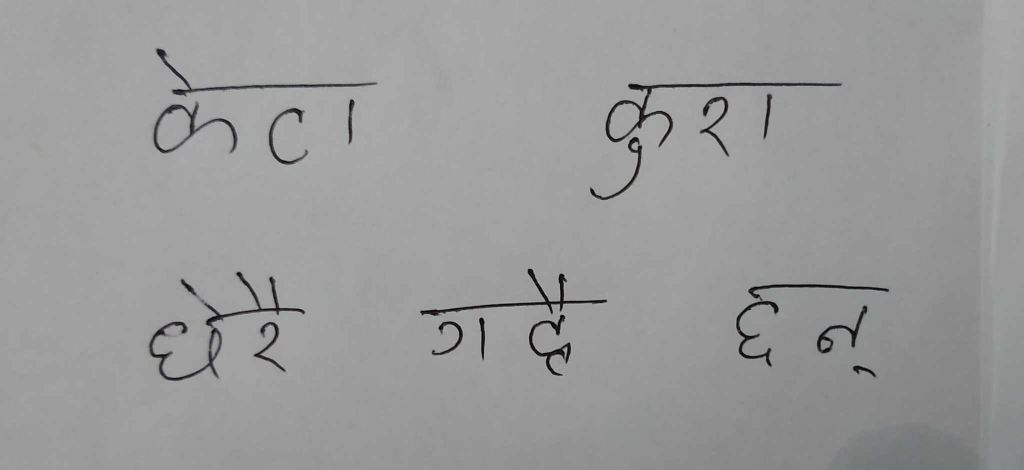
#> input picture naya_test.jpg, 2048 x 940 px (shown at 1/2 size); its folder holds only this picture in this run
$ python -i Split_Words.py   (imports and definitions only)
#> lines starting #> are read from the running program, lines starting #| are printed output that depends on the picture; after the words box and inside, x2 and y2 are one past the last pixel; in counts of white or black regions, pixels touching at a corner belong together
#> further down, picture is the input picture: shape (940, 2048, 3); mean B, G, R 154.2, 154.1, 154
import cv2
import numpy as np
import math
import matplotlib.pyplot as plt

def Sorting_Key(rect):
    global Lines, Size

    x, y, w, h = rect

    cx = x + int(w / 2)
    cy = y + int(h / 2)

    for i, (upper, lower) in enumerate(Lines):
        if not any([all([upper > y + h, lower > y + h]), all([upper < y, lower < y])]):
            return cx + ((i + 1) * Size)


def Split(Image):
    global Lines, Size

    gray = cv2.cvtColor(Image, cv2.COLOR_BGR2GRAY)

    kernel = cv2.getStructuringElement(cv2.MORPH_ELLIPSE, (25, 25))
    morph = cv2.morphologyEx(gray, cv2.MORPH_CLOSE, kernel)

    for i in range(morph.shape[0]):
        for j in range(morph.shape[1]):
            if not morph[i][j]:
                morph[i][j] = 1

    div = gray / morph
    gray = np.array(cv2.normalize(div, div, 0, 255, cv2.NORM_MINMAX), np.uint8)

    _, thresh = cv2.threshold(gray, 180, 255, cv2.THRESH_BINARY_INV)
#> thresh: shape (940, 2048); 2.1% white; 21 white regions (2 under 20 px), largest, box (x1, y1, x2, y2) and area: (298, 544, 610, 762) 6283, (1211, 165, 1684, 295) 5659, (1472, 568, 1778, 734) 4164

    kernel = cv2.getStructuringElement(cv2.MORPH_RECT, (3, 3))
    thresh = cv2.morphologyEx(thresh, cv2.MORPH_DILATE, kernel, iterations=1)
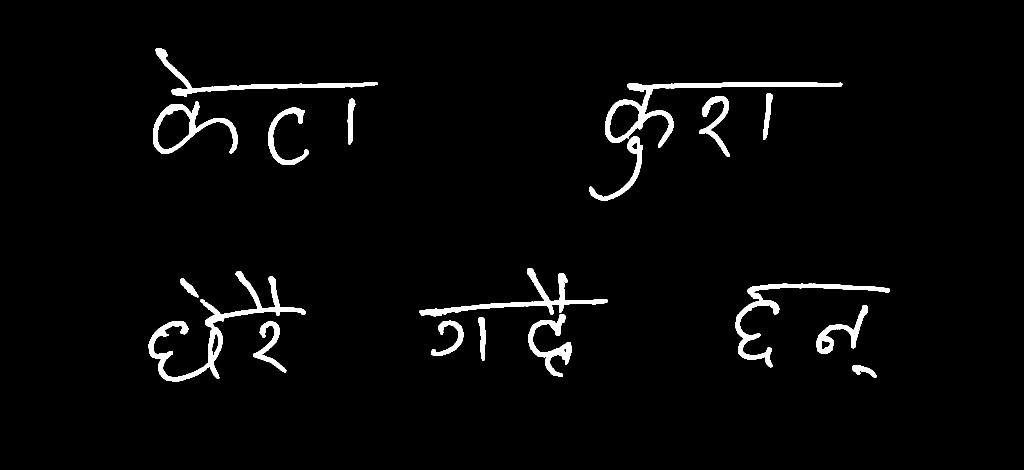
#> thresh: shape (940, 2048) (shown at 1/2 size); 2.9% white; 18 white regions

    contours, _ = cv2.findContours(
        thresh, cv2.RETR_EXTERNAL, cv2.CHAIN_APPROX_NONE)
#> contours = 18 contours; largest, box (x1, y1, x2, y2) and area: (1210, 164, 1685, 296) 9654, (297, 543, 611, 763) 8094, (306, 203, 476, 308) 7570, (1471, 567, 1779, 735) 5053, (839, 536, 1216, 633) 4620

    i = 0
    contours = list(contours)
    Length = len(contours)
#> Length = 18
    while i < Length:
        x, y, w, h = cv2.boundingRect(contours[i])

        if w * h <= 100:
            del contours[i]
            i -= 1
            Length -= 1
        i += 1
#> this loop made 18 passes
#> (x, y, w, h) on passes 1 to 12: (1705, 730, 48, 26), (506, 643, 67, 102), (862, 641, 65, 71), (957, 634, 14, 88), (1057, 628, 86, 125), (1633, 610, 103, 98), (1471, 567, 308, 168), (360, 557, 37, 38), (297, 543, 314, 220), (839, 536, 377, 97), (1179, 273, 107, 128), (537, 215, 80, 115)
#> after the loop, Length = 18; i = 18

    h_proj = np.sum(thresh, axis=1)
#> h_proj = 940 values, max 183600 at index 172, min 0 at index 0, mean 14960.4

    upper = None
    lower = None
    Lines = []
    for i in range(h_proj.shape[0]):
        proj = h_proj[i]

        if proj != 0 and upper == None:
            upper = i
        elif proj == 0 and upper != None and lower == None:
            lower = i
            if lower - upper >= 30:
                Lines.append([upper, lower])
            upper = None
            lower = None
#> this loop made 940 passes
#> proj on passes 1 to 12: 0, 0, 0, 0, 0, 0, 0, 0, 0, 0, 0, 0
#> after the loop, Lines = [[96, 401], [536, 763]]

    if upper:
        Lines.append([upper, h_proj.shape[0] - 1])

    Size = thresh.shape[1]
#> Size = 2048

    bounding_rects = []
    for contour in contours:
        x, y, w, h = cv2.boundingRect(contour)
        x -= 20
        y -=20
        w+=20
        h+=20

        for upper, lower in Lines:
            if not any([all([upper > y + h, lower > y + h]), all([upper < y, lower < y])]):
                bounding_rects.append([x, y, w, h])
#> this loop made 18 passes
#> (x, y, w, h) on passes 1 to 12: (1685, 710, 68, 46), (486, 623, 87, 122), (842, 621, 85, 91), (937, 614, 34, 108), (1037, 608, 106, 145), (1613, 590, 123, 118), (1451, 547, 328, 188), (340, 537, 57, 58), (277, 523, 334, 240), (819, 516, 397, 117), (1159, 253, 127, 148), (517, 195, 100, 135)
#> after the loop, bounding_rects = 18 items, first 6: [1685, 710, 68, 46], [486, 623, 87, 122], [842, 621, 85, 91], [937, 614, 34, 108], [1037, 608, 106, 145], [1613, 590, 123, 118]

    i = 0
    Length = len(bounding_rects)
    while i < Length:
        x, y, w, h = bounding_rects[i]
        j = 0

        while j < Length:
            distancex = abs(
                bounding_rects[j][0] - (bounding_rects[i][0] + bounding_rects[i][2]))
            distancey = abs(
                bounding_rects[j][1] - (bounding_rects[i][1] + bounding_rects[i][3]))

            threshx = max(abs(bounding_rects[j][0] - (bounding_rects[i][0] + bounding_rects[i][2])),
                          abs(bounding_rects[j][0] - bounding_rects[i][0]),
                          abs((
                              bounding_rects[j][0] + bounding_rects[j][2]) - bounding_rects[i][0]),
                          abs((bounding_rects[j][0] + bounding_rects[j][2]) - (bounding_rects[i][0] + bounding_rects[i][2])))

            threshy = max(abs(bounding_rects[j][1] - (bounding_rects[i][1] + bounding_rects[i][3])),
                          abs(bounding_rects[j][1] - bounding_rects[i][1]),
                          abs((
                              bounding_rects[j][1] + bounding_rects[j][3]) - bounding_rects[i][1]),
                          abs((bounding_rects[j][1] + bounding_rects[j][3]) - (bounding_rects[i][1] + bounding_rects[i][3])))

            if i != j and any([all([not any([all([bounding_rects[j][1] > y + h, bounding_rects[j][1] + bounding_rects[j][3] > y + h]), all([bounding_rects[j][1] < y, bounding_rects[j][1] + bounding_rects[j][3] < y])]),
                                   not any([all([bounding_rects[j][0] > x + w, bounding_rects[j][0] + bounding_rects[j][2] > x + w]), all([bounding_rects[j][0] < x, bounding_rects[j][0] + bounding_rects[j][2] < x])])]),
                              all([distancex <= 10, bounding_rects[i][3] + bounding_rects[j][3] + 10 >= threshy]), all([bounding_rects[i][2] + bounding_rects[j][2] + 10 >= threshx, distancey <= 10])]):

                x = min(bounding_rects[i][0], bounding_rects[j][0])
                w = max(bounding_rects[i][0] + bounding_rects[i][2],
                        bounding_rects[j][0] + bounding_rects[j][2]) - x
                y = min(bounding_rects[i][1], bounding_rects[j][1])
                h = max(bounding_rects[i][1] + bounding_rects[i][3],
                        bounding_rects[j][1] + bounding_rects[j][3]) - y

                bounding_rects[i] = [x, y, w, h]
                del bounding_rects[j]
                i = -1
                Length -= 1
                break

            j += 1
        i += 1
#> this loop made 48 passes
#> i on passes 1 to 12: 0, 0, 1, 0, 1, 0, 1, 2, 0, 1, 2, 0
#> after the loop, Length = 5; bounding_rects = [[1451, 547, 328, 209], [277, 523, 334, 240], [819, 516, 397, 237], [1159, 144, 526, 257], [286, 76, 469, 254]]; i = 5

    bounding_rects.sort(key=Sorting_Key)
#> the loop in Sorting_Key, `for i, (upper, lower) in enumerate(Lines):` made 2 passes
#> the loop in Sorting_Key, `for i, (upper, lower) in enumerate(Lines):` made 1 pass

    Words = []
    for x, y, w, h in bounding_rects:
        crop = Image[y:y + h, x:x + w]

        gray = cv2.cvtColor(crop, cv2.COLOR_BGR2GRAY)
        # plt.imshow(gray)
        # plt.show()
        # cv2.imshow('gerya',gray)

        kernel = cv2.getStructuringElement(cv2.MORPH_ELLIPSE, (25, 25))
        morph = cv2.morphologyEx(gray, cv2.MORPH_CLOSE, kernel)

        for i in range(morph.shape[0]):
            for j in range(morph.shape[1]):
                if not morph[i][j]:
                    morph[i][j] = 1

        div = gray / morph
        gray = np.array(cv2.normalize(
            div, div, 0, 255, cv2.NORM_MINMAX), np.uint8)

        _, thresh = cv2.threshold(gray, 180, 255, cv2.THRESH_BINARY_INV)
        if(crop.shape[1]>100):
            rotated = Split_Image_Words(thresh,crop)
        else:
            rotated = crop

        Words.append(rotated.copy())
#> this loop made 5 passes
#> (y, shape in Split_Image_Words, points in Split_Image_Words, slope in Split_Image_Words, intercept in Split_Image_Words) on passes 1 to 4: (76, (254, 469), [[468, 91], [351, 92], [234, 94], [117, 101]], -0.0274, 102.5), (144, (257, 526), [[524, 24], [393, 22], [262, 24], [131, 27]], -0.0084, 27), (523, (240, 334), [[249, 94], [166, 106], [83, 120], [332, 100]], -0.0867, 123), (516, (237, 397), [[99, 99], [297, 86], [198, 91]], -0.0657, 105)
#> (y, shape in Split_Image_Words, points in Split_Image_Words, slope in Split_Image_Words, intercept in Split_Image_Words) on pass 5: (547, (209, 328), [[164, 22], [82, 24], [246, 25]], 0.0061, 22.67)
#> (printed output is left out)
#> pass 1, in Split, `div = gray / morph`:
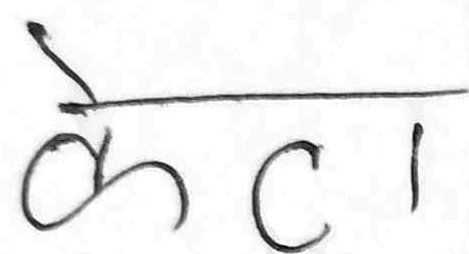
#> div: shape (254, 469) float64; min 0.00581, max 1, mean 0.942
#> pass 1, in Split_Image_Words, `plt.show()`:
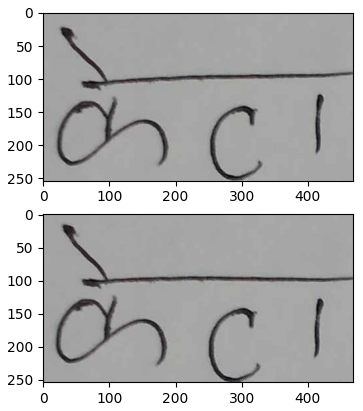
#> figure drawn by matplotlib, 2 panels; B, G, R data is drawn as R, G, B
#> pass 2, in Split_Image_Words (call 2), `plt.show()`:
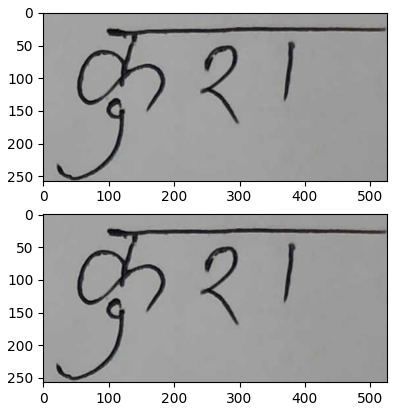
#> figure drawn by matplotlib, 2 panels
#> after the loop:
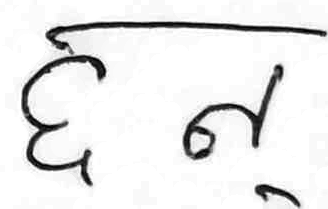
#> div: shape (209, 328) float64; min 0, max 255, mean 233.9
#> after the loop:
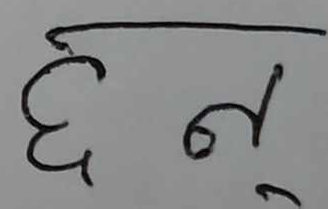
#> rotated: shape (209, 328, 3); mean B, G, R 135.1, 135.2, 134.7
#> after the loop:
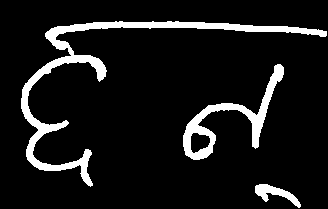
#> thresh: shape (209, 328); 9.5% white; 3 white regions, box (x1, y1, x2, y2) and area: (21, 21, 327, 187) 4165, (183, 64, 284, 160) 1900, (255, 184, 301, 208) 424

    return Words


def Split_Image_Words(img,crop):
    P = []
    PX = set()
    PY = set()
    x = 100
    shape = img.shape
    print(shape)
    for x in range(0, shape[1],int(shape[1]/4)):
        for y in range(shape[0]):
            if img[y][x] == 255 and y<shape[0]/1.5:
                P.append((x,y))
                PX.add(x)
                PY.add(y)
                break

# Determine eligibility of each pixel in P

    print(P)
    T = set()


    for i in range(len(P)-2):
        p1 = P[i]
        p2 = P[i+1]
        p3 = P[i+2]


        angle = math.degrees(math.atan2(p3[1]-p2[1], p3[0]-p2[0]) - math.atan2(p1[1]-p2[1], p1[0]-p2[0]))

        if(angle<0):
            angle += 360

        if angle > 200 or angle < 165:
            if p1[1] - p2[1] > p2[1] - p3[1]:
                T.add(p2)
            elif p1[1] - p2[1] <= p2[1] -p3[1]:
                T.add(p1)


    P = set(P)
    A = P - T
    print(A)
    points = np.array(list(A))
    print(points)
    slope, intercept = np.polyfit(points[:,0], points[:,1], 1)

    # Compute the angle with the x-axis
    angle = np.arctan(slope) * 180 / np.pi
    print(shape[0])
    print("Angle with the x-axis:", angle, "degrees")
    if angle < -45:
        angle = -(90 + angle)
    elif shape[0] < 70*3 and abs(angle) > 10:
        print('here')
        angle = 0

    # otherwise, just take the inverse of the angle to make it positive
    elif abs(angle) > 15:
        angle = angle
    else:
        # angle = angle/1.5
        # angle = angle/1.15
        angle = angle

    (h, w) = img.shape[:2]
    center = (w // 2, h // 2)
    M = cv2.getRotationMatrix2D(center, angle, 1.0)
    rotated_img = cv2.warpAffine(crop, M, (w, h),

    flags=cv2.INTER_CUBIC, borderMode=cv2.BORDER_REPLICATE)
    plt.subplot(211)
    plt.imshow(crop)
    plt.subplot(212)
    plt.imshow(rotated_img)
    plt.show()
    return rotated_img

>>> import cv2
>>> picture = cv2.imread('naya_test.jpg')
>>> result = Split(picture)
